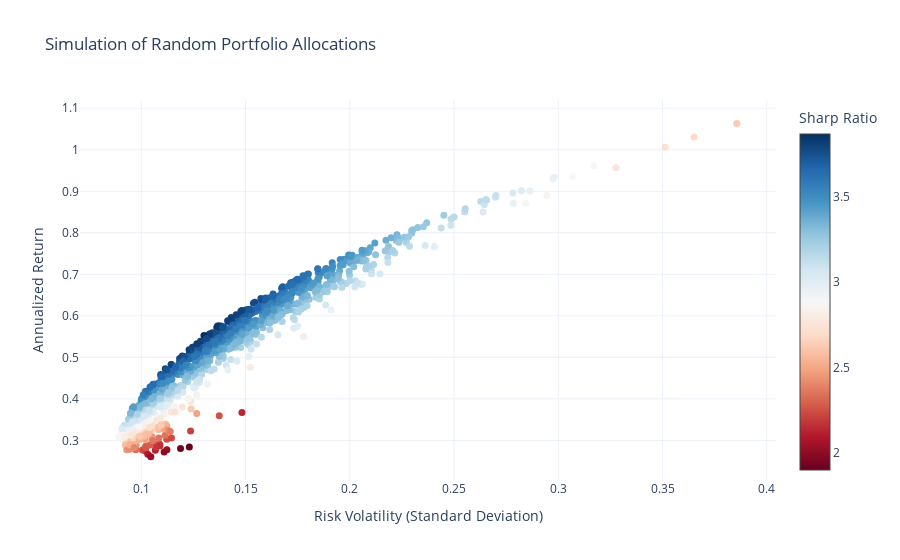

Notebook source saved alongside this figure:
### Code cell
risk_free_rate= 0.05

# Random Portfolio Allocations
fig = go.Figure()
fig.add_trace(go.Scatter(
    x=Markowitz['Volatility'],
    y=Markowitz['Returns'],
    mode='markers',
    marker=dict(
        color=(Markowitz['Returns'] - risk_free_rate) / Markowitz['Volatility'],
        colorscale='RdBu',
        size=7,
        colorbar=dict(title="Sharp Ratio")
    ),
    text=Markowitz['Symbols'] + "<br>" + Markowitz['Allocations'],
))
fig.update_layout(
    template="plotly_white",
    title="Simulation of Random Portfolio Allocations",
    xaxis_title="Risk Volatility (Standard Deviation)",
    yaxis_title="Annualized Return",
)
fig.update_layout(coloraxis_colorbar=dict(title="Sharp Ratio"))

### Figure 1 — Plotly figure (JSON) as saved in the notebook; plotly's stock layout.template omitted (floating-point values rounded to 4 significant figures; data arrays with more than 128 entries replaced by an {"elided": "..."} marker saying what was removed)
{"data": [{"marker": {"color": {"elided": "1000 float values"}, "colorbar": {"title": {"text": "Sharp Ratio"}}, "colorscale": [[0, "rgb(103,0,31)"], [0.1, "rgb(178,24,43)"], [0.2, "rgb(214,96,77)"], [0.3, "rgb(244,165,130)"], [0.4, "rgb(253,219,199)"], [0.5, "rgb(247,247,247)"], [0.6, "rgb(209,229,240)"], [0.7, "rgb(146,197,222)"], [0.8, "rgb(67,147,195)"], [0.9, "rgb(33,102,172)"], [1, "rgb(5,48,97)"]], "size": 7}, "mode": "markers", "text": {"elided": "1000 str values"}, "type": "scatter", "x": {"elided": "1000 float values"}, "y": {"elided": "1000 float values"}}], "layout": {"coloraxis": {"colorbar": {"title": {"text": "Sharp Ratio"}}}, "title": {"text": "Simulation of Random Portfolio Allocations"}, "xaxis": {"title": {"text": "Risk Volatility (Standard Deviation)"}}, "yaxis": {"title": {"text": "Annualized Return"}}}}
